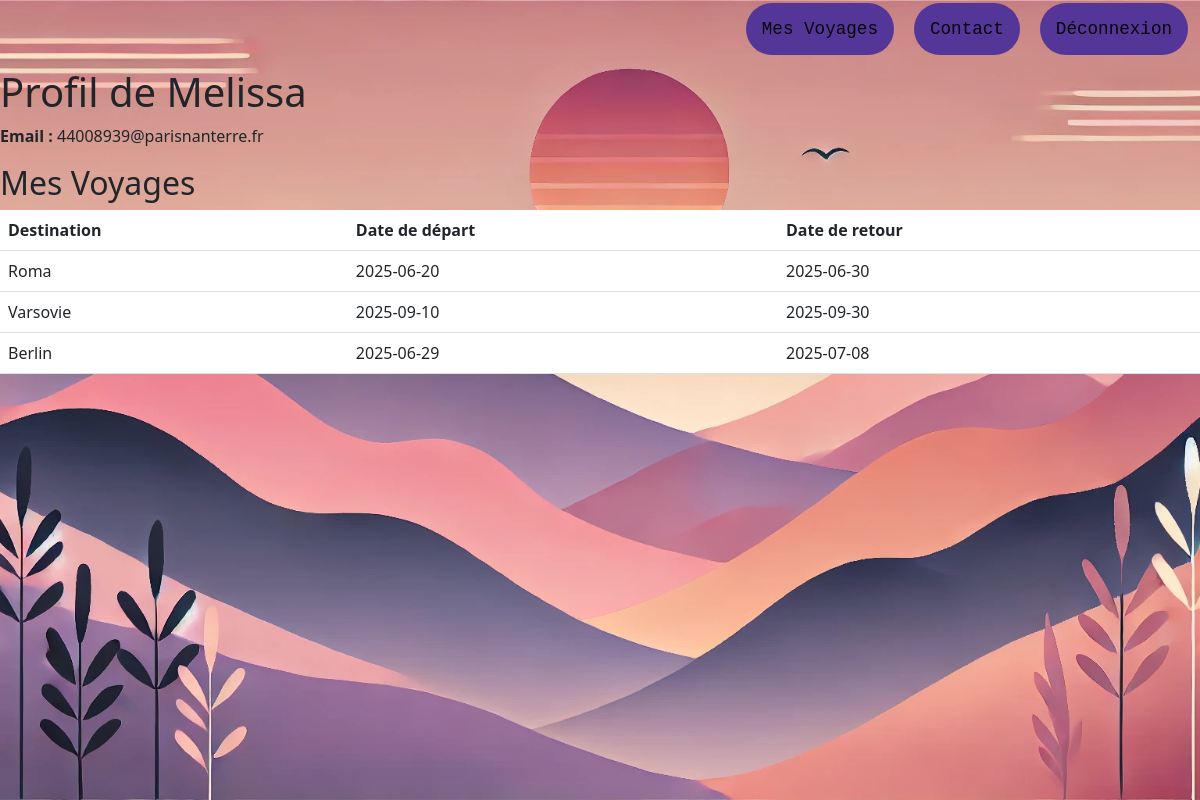
Page /lister.php (signed in) on the committed database.
### tables this page shows
CREATE TABLE Utilisateur(
	id_utilisateur INTEGER PRIMARY KEY AUTO_INCREMENT,
    nom VARCHAR(100) NOT NULL,
    mot_de_passe VARCHAR(100) NOT NULL,
    email TEXT NOT NULL
);

CREATE TABLE Voyage(
	id_voyage INTEGER PRIMARY KEY AUTO_INCREMENT,
    destination VARCHAR(100) NOT NULL,
    date_debut DATE NOT NULL,
    date_fin DATE NOT NULL,
    CHECK (date_debut < date_fin),
    image TEXT,
    ref_utilisateur INTEGER,
    FOREIGN KEY (ref_utilisateur) REFERENCES Utilisateur(id_utilisateur)
);

### lister.php (the view, shortened to what this page needs)
<?php
$serveur = "127.0.0.1";
$utilisateur = "root";
$motDePasse = "rootroot";
$baseDeDonnees = "PlanVoyages";
$conn = new mysqli($serveur, $utilisateur, $motDePasse, $baseDeDonnees);
$id_utilisateur = $_SESSION['id_utilisateur'];
$sql = "SELECT nom, email FROM Utilisateur WHERE id_utilisateur = ?";
$stmt = $conn->prepare($sql);
$stmt->bind_param("i", $id_utilisateur);
$stmt->execute();
$result = $stmt->get_result();
if ($result->num_rows > 0) {
    $user = $result->fetch_assoc();
} else {
    die("Utilisateur introuvable.");
}
$sql_voyages = "SELECT destination, date_debut, date_fin FROM Voyage WHERE ref_utilisateur = ?";
$stmt_voyages = $conn->prepare($sql_voyages);
$stmt_voyages->bind_param("i", $id_utilisateur);
$stmt_voyages->execute();
$voyages_result = $stmt_voyages->get_result();
?>
<!DOCTYPE html>
<html lang="fr">
<head>
    <link rel="stylesheet" href="static/profil.css">
    <link href="https://cdn.jsdelivr.net/npm/bootstrap@5.3.0/dist/css/bootstrap.min.css" rel="stylesheet">
</head>
<body>
<div class="background"></div>
    <header>
        <nav class="navbar">
            <div class="container-fluid">
                <div class="navbar-collapse">
                    <div class="navbar-menu">
                        <a class="nav-link" href="#">Mes Voyages</a>
                        <a class="nav-link" href="#">Contact</a>
                        <a class="nav-link active" href="logout.php">Déconnexion</a>
                    </div>
                </div>
            </div>
        </nav>
    </header>
    <div class="profile-container">
        <h1>Profil de <?php echo htmlspecialchars($user['nom']); ?></h1>
        <p><strong>Email :</strong> <?php echo htmlspecialchars($user['email']); ?></p>
        <h2>Mes Voyages</h2>
        <table class="table">
            <thead>
                <tr>
                    <th>Destination</th>
                    <th>Date de départ</th>
                    <th>Date de retour</th>
                </tr>
            </thead>
            <tbody>
                <?php
                if ($voyages_result->num_rows > 0) {
                    while ($voyage = $voyages_result->fetch_assoc()) {
                        echo "<tr>";
                        echo "<td>" . htmlspecialchars($voyage['destination']) . "</td>";
                        echo "<td>" . htmlspecialchars($voyage['date_debut']) . "</td>";
                        echo "<td>" . htmlspecialchars($voyage['date_fin']) . "</td>";
                        echo "</tr>";
                    }
                } else {
                    echo "<tr><td colspan='3'>Aucun voyage trouvé.</td></tr>";
                }
                ?>
            </tbody>
        </table>
    </div>
</body>
</html>

### static/profil.css (style rules this page uses)
.background { position: fixed; top: 0; left: 0; width: 100%; height: 100%; background-image: url('lister.webp'); background-size: cover; background-position: center; background-repeat: no-repeat; z-index: -1; }
.navbar { position: fixed; top: -5px; left: 0; right: 0; padding: 10px 20px; z-index: 1000; }
.navbar-menu { display: flex; align-items: center; gap: 20px; justify-content: flex-end; }
.navbar-menu a { font-size: 1.1rem; font-family: 'Courier New', Courier, monospace; color:#000000f0; background-color: #543699; padding: 0.8rem 1rem; text-align: center; border-radius: 40px; text-decoration: none; border: 2px solid #543699(28, 105, 183); outline: none; transition: transform 0.2s ease-in-out; }

### rows in the picture
utilisateur: nom "Melissa", email "44008939@parisnanterre.fr"
voyage: destination "Roma", date_debut "2025-06-20", date_fin "2025-06-30"
voyage: destination "Varsovie", date_debut "2025-09-10", date_fin "2025-09-30"
voyage: destination "Berlin", date_debut "2025-06-29", date_fin "2025-07-08"
